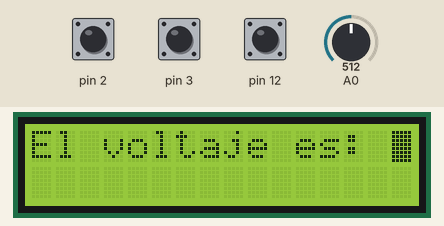
Bench run of a sketch on a simulated Arduino Uno, built with avr-gcc and run on an emulated ATmega328P. On the bench: 16×2 character LCD. The test bench sets the inputs (shaded band); at power-on: pin 12 HIGH, pin 3 HIGH, pin 2 HIGH, A0 = 512.

Above: at 3.2 s.
3.3 s: pin 12 pulled LOW for 3.2 s
At 4.09 s:
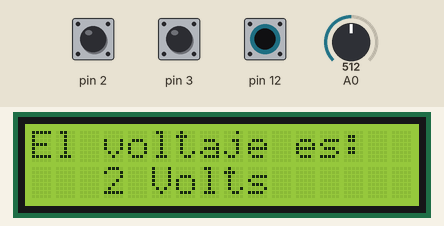
At 7.3 s:
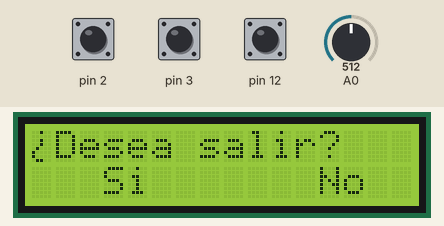
8.0 s: pin 3 pulled LOW for 0.25 s
At 8.6 s:
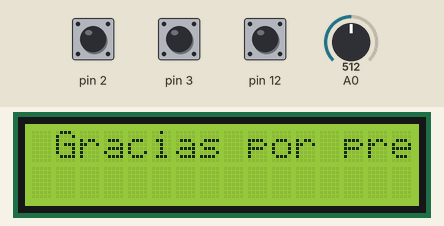
Timing chart, 0 to 11.0 s (numbered marks = the images above; inputs shaded):
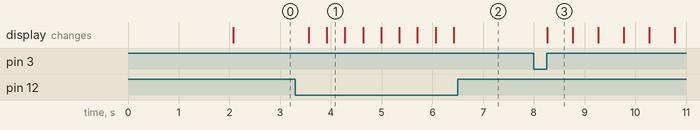

The sketch:

copy_of_1.ino
```cpp
#include <LiquidCrystal.h>
int rs = 8, en = 9, d4= 4, d5=5, d6=6, d7=7;
LiquidCrystal lcd (rs,en,d4,d5,d6,d7);

int proceso = 0;
int contador = 0;

// creamos nuestro caracter
byte signoInterrogacion[] = {
  B00100,
  B00000,
  B00100,
  B00100,
  B01000,
  B10000,
  B10000,
  B01100
};


// C++ code
//
void setup()
{
  pinMode(2,INPUT_PULLUP);
  pinMode(12,INPUT_PULLUP);
  pinMode(3,INPUT_PULLUP);


  lcd.begin(16,2);
  Serial.begin(9600);
  //lcd.begin(20,4); si tuvieramos una de 20x4
  lcd.print("Bienvenidos/as a");
  lcd.setCursor(0,1);
  lcd.print("  controlErick");
  delay(2000);

}

void loop()
{
  int lectura = digitalRead(2);
  int lecturaDos = digitalRead(12);
  int lecturaTres = digitalRead(3);

  if (lectura == 0)
  {
  	contador = 0;
    proceso = 1;
    delay(250);
  }

  if (lecturaDos == 0)
  {
    contador ++;
    if (contador == 2)
    {
    	proceso = 1;
      	contador = 0;
    }
    else
    {
    	proceso = 2;
    }

   delay(250);
  }

  if (lecturaTres == 0 && contador > 0)
  {
  	proceso = 3;
    delay(250);
  }


  switch(proceso)
  {
  	default:
    	cargarVoltaje();
    break;

    case 1:
    	mostrarVoltaje();
    break;
    case 2:
    	mostrarMenu();
    break;
    case 3:
    	Agradecimiento();
    break;
  }
}

void cargarVoltaje()
{
  lcd.clear();
  lcd.home();
  lcd.print("El voltaje es: ");
  lcd.blink();
  delay(200); //cargando
}

void  mostrarVoltaje()
{
  lcd.clear();
  lcd.home();
  lcd.print("El voltaje es: ");

  int signal = analogRead(A0);
  int voltaje = (signal*5.0)/1023;
  lcd.setCursor(15,0);
  lcd.noBlink();
  lcd.setCursor(3,1);
  lcd.print(String(voltaje) + " Volts");
  delay(100);
}

void mostrarMenu()
{
	lcd.clear();
    lcd.setCursor(15,0);
    lcd.noBlink();
  	lcd.createChar(0, signoInterrogacion );
  	lcd.setCursor(0,0);
  	lcd.write(byte(0));
  	lcd.setCursor(1,0);
 	lcd.print("Desea salir?");
 	lcd.setCursor(3,1);
  	lcd.print("Si");
  	lcd.setCursor(12,1);
  	lcd.print("No");
  	delay(100);
}

void Agradecimiento()
{
	lcd.clear();
  	lcd.setCursor(15,0);
    lcd.noBlink();
  	for(int i=0; i < 16; i++)
    {
      	lcd.setCursor(0,0);
      	lcd.scrollDisplayLeft();
      	lcd.print("  Gracias por preferirnos");
      	delay(500);
    }


}
```

Measured:
- after the input at 3.3 s, the display: first changes after 0.26 s (image 1 shows a later state)
- after the input at 8.0 s, the display: changes after 0.26 s (image 3)
- what the display in image 3 shows lasts 0.5 s, from 8.3 s to 8.8 s
